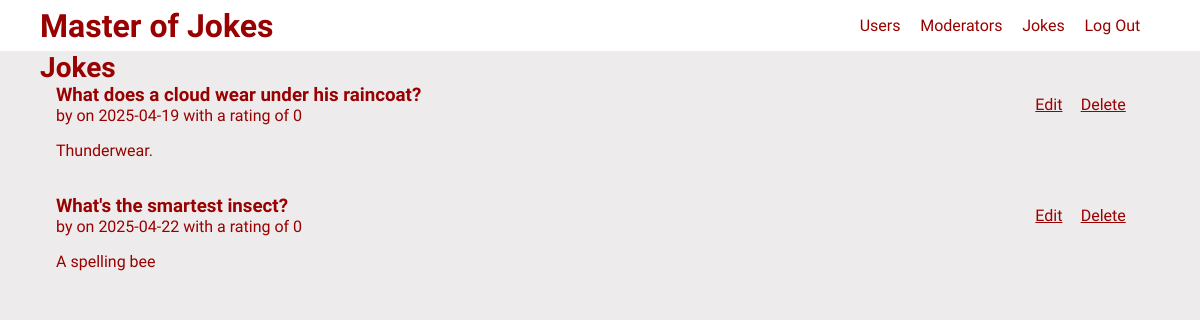
/moderator/jokes (signed in), run on the app's committed database.
### tables this page shows
CREATE TABLE joke (
  id INTEGER PRIMARY KEY AUTOINCREMENT,
  author_id INTEGER NOT NULL,
  created TIMESTAMP NOT NULL DEFAULT CURRENT_TIMESTAMP,
  title TEXT NOT NULL,
  body TEXT NOT NULL,
  UNIQUE (title, author_id),
  FOREIGN KEY (author_id) REFERENCES user (id)
);

### moj/moderator.py (the view)
@bp.route("/moderator/jokes")
@moderator_required
def jokes():
    jokes = get_all_jokes()
    return render_template("moderator/jokes.html", jokes=jokes)

### moj/__init__.py (called while the page is built)
def log_function_calls(func):
    @functools.wraps(func)
    def wrapper(*args, **kwargs):
        logger.debug(f"Entering: {func.__name__}")
        result = func(*args, **kwargs)
        logger.debug(f"Exiting: {func.__name__} with result: {result}")
        return result
    return wrapper

### moj/auth.py (called while the page is built)
@bp.before_app_request
def load_logged_in_user():
    user_id = session.get("user_id")
    if user_id is None:
        g.user = None
    else:
        g.user = (
            get_db().execute("SELECT * FROM user WHERE id = ?", (user_id,)).fetchone()
        )

def moderator_required(view):
    @functools.wraps(view)
    def wrapped_view(**kwargs):
        if g.user is None:
            logger.warning("User not logged in")
            return redirect(url_for("auth.login"))
        if g.user["role"] != "moderator":
            logger.warning("User is not a moderator")
            return redirect(url_for("blog.index"))
        return view(**kwargs)
    return wrapped_view

### moj/db.py (called while the page is built)
def get_db():
    if "db" not in g:
        g.db = sqlite3.connect(
            current_app.config["DATABASE"], detect_types=sqlite3.PARSE_DECLTYPES
        )
        g.db.row_factory = sqlite3.Row
        logger.debug("Database connection established")
    return g.db

### moj/moderator.py (called while the page is built)
def get_all_jokes():
    jokes = get_db().execute("SELECT * FROM joke")
    return jokes

### moj/templates/moderator/jokes.html
{% extends "base.html" %}
{% block content %}
  <div class="page-header-container">
    <h1 class="page-title">
      Jokes
    </h1>
  </div>
  {% for joke in jokes %}
    <article class="joke">
      <header>
        <div>
          <h1>{{ joke['title'] }}</h1>
          <div class="about">
            by {{ joke['nickname'] }} on {{ joke['created'].strftime('%Y-%m-%d') }}
            with a rating of {{ get_joke_rating(joke["id"]) }}
          </div>
        </div>
        <div class="community-page-action-container">
          <a class="action" href="{{ url_for('moderator.update_joke', id=joke['id']) }}"
            >Edit</a
          >
          <form action="{{ url_for('moderator.delete_joke', id=joke['id']) }}" method="post">
            <button
              type="submit"
              onclick="return confirm('Are you sure?');"
            >
              <a class="action">
                Delete
              </a>
            </button>
          </form>
        </div>
      </header>
      <p class="body">{{ joke['body'] }}</p>
    </article>
    {% if not loop.last %}
    <br />
    {% endif %}
  {% endfor %}
{% endblock %}

### moj/static/style.css (style rules this page uses)
* { font-family: "Atma"; color: #990000; }
h1, h2, h3, h4, h5, h6 { padding: 0; margin: 0; cursor: default; }
.page-title { font-size: 1.75em; }
.page-header-container { display: grid; grid-template-columns: 4fr 1.5fr; }
.action { display: flex; justify-content: center; align-items: center; }
.joke { padding: 0 1em; }
.joke > header { display: grid; grid-template-columns: 8fr 1fr; }
.community-page-action-container, .moderator-user-page-action-container { display: flex; justify-content: space-evenly; }
.community-page-action-container > form, .moderator-user-page-action-container > form { display: flex; justify-content: center; }
.community-page-action-container > form > button, .moderator-user-page-action-container > form > button { background-color: transparent; border: none; text-decoration: underline; cursor: pointer; font-size: 1em; font-weight: normal; }

### data on the page
joke: title "What does a cloud wear under his raincoat?", created "2025-04-19", get_joke_rating "0", body "Thunderwear."
joke: title "What's the smartest insect?", created "2025-04-22", get_joke_rating "0", body "A spelling bee"
